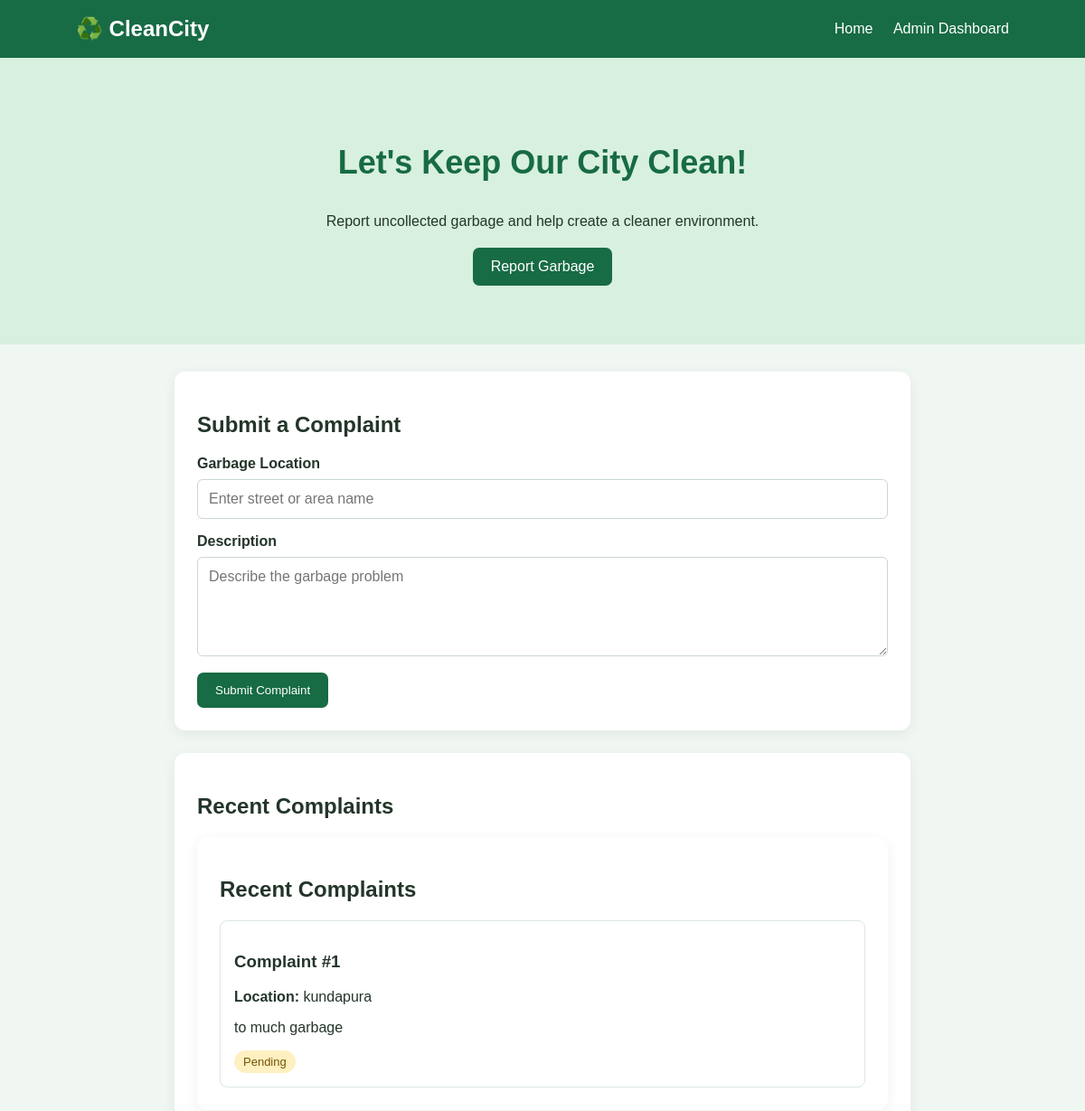
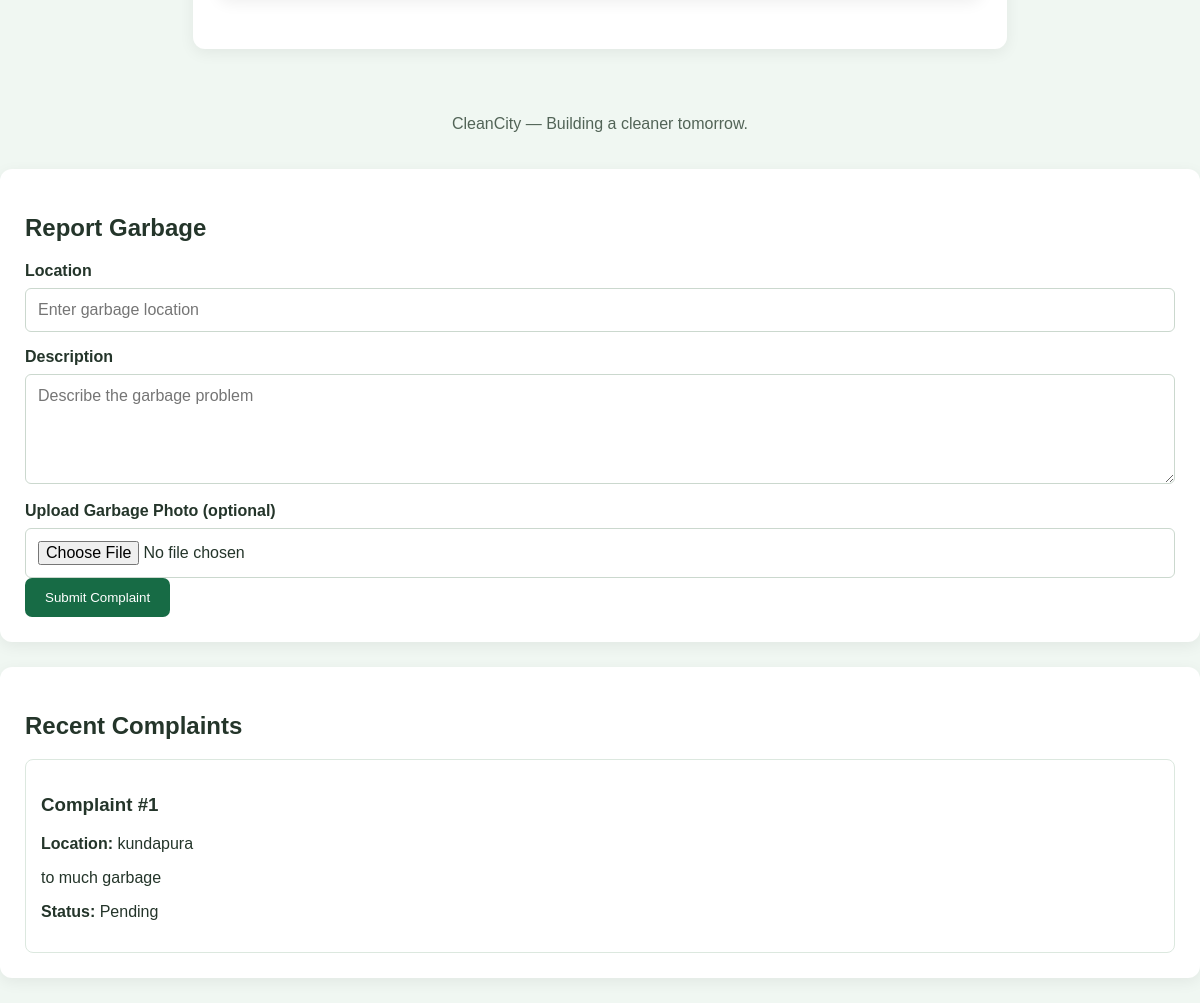
The page / on the database its author committed (2 pictures, top to bottom).
### tables this page shows
CREATE TABLE complaints (
                id INTEGER PRIMARY KEY AUTOINCREMENT,
                location TEXT NOT NULL,
                description TEXT NOT NULL,
                status TEXT NOT NULL DEFAULT 'Pending'
            , photo TEXT, user_id INTEGER);

### app.py (the view)
@app.route("/")
def home():
    with get_db() as db:
        complaints = db.execute(
            "SELECT * FROM complaints ORDER BY id DESC LIMIT 5"
        ).fetchall()
    return render_template("index.html", complaints=complaints)

### app.py (called while the page is built)
def get_db():
    connection = sqlite3.connect(DB_PATH)
    connection.row_factory = sqlite3.Row
    return connection

### templates/index.html (shortened to what this page needs)
<!DOCTYPE html>
<html lang="en">
<head>
    <link rel="stylesheet" href="{{ url_for('static', filename='style.css') }}">
</head>
<body>
    <header>
        <h2>♻️ CleanCity</h2>
        <nav>
            <a href="/">Home</a>
            <a href="/admin">Admin Dashboard</a>
        </nav>
    </header>
    <section class="hero">
        <h1>Let's Keep Our City Clean!</h1>
        <p>Report uncollected garbage and help create a cleaner environment.</p>
        <a href="#report" class="button">Report Garbage</a>
    </section>
    <main>
        <section class="card" id="report">
            <h2>Submit a Complaint</h2>
            <form action="/report" method="POST">
                <label for="location">Garbage Location</label>
                <input id="location" name="location"
                       placeholder="Enter street or area name"
                       maxlength="200" required>
                <label for="description">Description</label>
                <textarea id="description" name="description"
                          placeholder="Describe the garbage problem"
                          maxlength="2000" required></textarea>
                <button type="submit">Submit Complaint</button>
            </form>
        </section>
        <section class="card">
            <h2>Recent Complaints</h2>
<section class="card">
    <h2>Recent Complaints</h2>
    {% for complaint in complaints %}
        <article class="complaint">
            <h3>Complaint #{{ complaint.id }}</h3>
            <p>
                <strong>Location:</strong>
                {{ complaint.location }}
            </p>
            <p>{{ complaint.description }}</p>
            <span class="status">{{ complaint.status }}</span>
        </article>
    {% else %}
        <p>No complaints yet. Be the first to report a problem!</p>
    {% endfor %}
</section>
        </section>
    </main>
    <footer>
        <p>CleanCity — Building a cleaner tomorrow.</p>
    </footer>
</body>
</html>
<form action="/report" method="POST" enctype="multipart/form-data">
    <section class="card">
        <h2>Report Garbage</h2>
        <label for="location">Location</label>
        <input
            type="text"
            id="location"
            name="location"
            placeholder="Enter garbage location"
            required
        >
        <label for="description">Description</label>
        <textarea
            id="description"
            name="description"
            placeholder="Describe the garbage problem"
            maxlength="2000"
            required
        ></textarea>
        <label for="photo">Upload Garbage Photo (optional)</label>
        <input
            id="photo"
            name="photo"
            type="file"
            accept=".jpg,.jpeg,.png,.webp,image/jpeg,image/png,image/webp"
        >
        <button type="submit">Submit Complaint</button>
    </section>
</form>
<section class="card">
    <h2>Recent Complaints</h2>
    {% for complaint in complaints %}
        <article class="complaint">
            <h3>Complaint #{{ complaint.id }}</h3>
            <p>
                <strong>Location:</strong>
                {{ complaint.location }}
            </p>
            <p>{{ complaint.description }}</p>
            <p>
                <strong>Status:</strong>
                {{ complaint.status }}
            </p>
        </article>
    {% else %}
        <p>No complaints yet. Be the first to report a problem!</p>
    {% endfor %}
</section>

### static/style.css (style rules this page uses)
* { box-sizing: border-box; }
body { margin: 0; font-family: Arial, sans-serif; background: #f0f7f2; color: #24352a; }
header { background: #176b45; color: white; padding: 18px 7%; display: flex; justify-content: space-between; align-items: center; flex-wrap: wrap; gap: 12px; }
header h2 { margin: 0; }
nav a { color: white; text-decoration: none; margin-left: 18px; }
.hero { text-align: center; padding: 65px 20px; background: #d8f0df; }
.hero h1 { font-size: 36px; color: #176b45; }
.hero p { line-height: 1.7; }
.button, button { display: inline-block; background: #176b45; color: white; padding: 12px 20px; border: none; border-radius: 7px; text-decoration: none; cursor: pointer; }
main { max-width: 850px; margin: 30px auto; padding: 0 18px; }
.card { background: white; padding: 25px; border-radius: 12px; margin-bottom: 25px; box-shadow: 0 4px 15px #00000010; }
label { display: block; margin-top: 16px; margin-bottom: 8px; font-weight: bold; }
input, textarea { display: block; width: 100%; padding: 12px; border: 1px solid #cbd8ce; border-radius: 6px; font: inherit; }
textarea { min-height: 110px; resize: vertical; margin-bottom: 18px; }
.complaint { border: 1px solid #dce8df; border-radius: 8px; padding: 15px; margin-top: 15px; overflow-wrap: anywhere; }
.status { display: inline-block; background: #fff0c2; color: #755400; padding: 5px 10px; border-radius: 15px; font-size: 13px; }
footer { text-align: center; padding: 20px; color: #526457; }

### rows shown on the page
complaints: id "1", location "kundapura", description "to much garbage", status "Pending"
